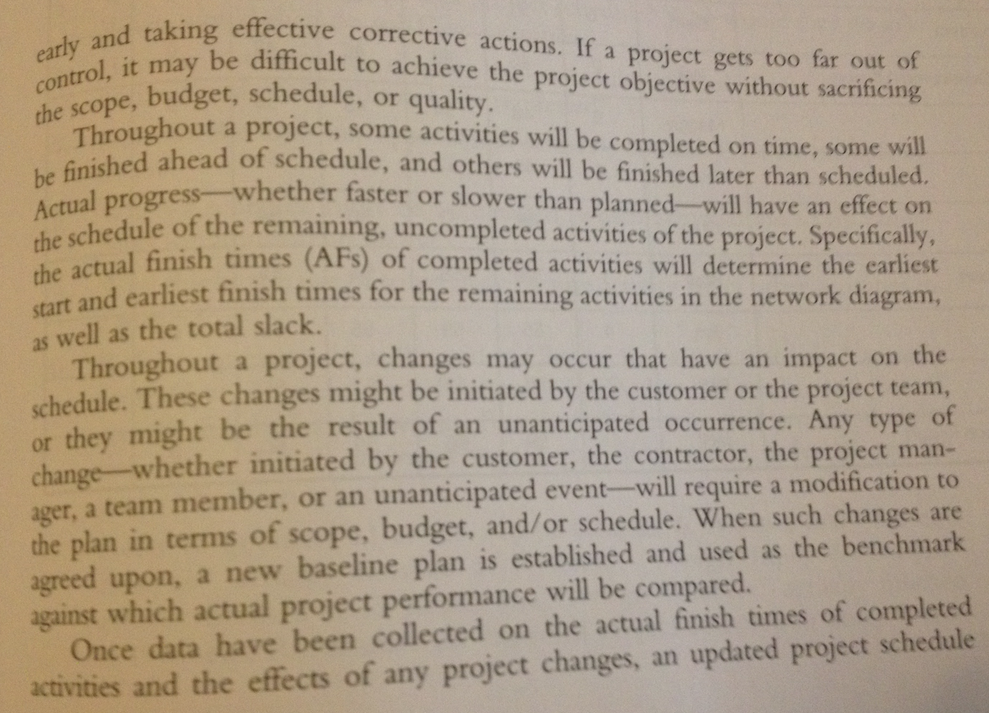
#> input picture img.png, 989 x 713 px, shrunk from 1498 x 1080 before the run
$ python OCR.py
#> lines starting #> are read from the running program, lines starting #| are printed output that depends on the picture; after the words box and inside, x2 and y2 are one past the last pixel; in counts of white or black regions, pixels touching at a corner belong together
import cv2
import pytesseract
import numpy as np
from PIL import Image

def ocr_core(img):
    text = pytesseract.image_to_string(img)
    return text

img=cv2.imread('img.png')
#> img is the input picture: shape (713, 989, 3); mean B, G, R 134.6, 155.1, 170.7

def get_grayscale(image):
    return cv2.cvtColor(image, cv2.COLOR_BGR2GRAY)
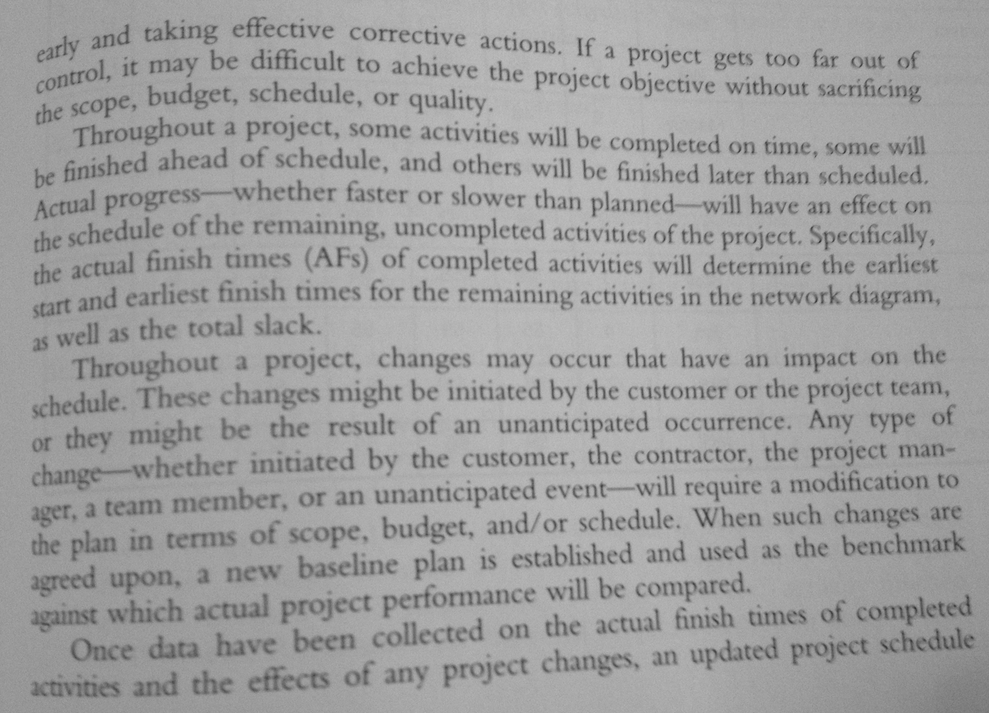
#> returned value: shape (713, 989); min 39, max 192, mean 157.4

def remove_noise(image):
    return cv2.medianBlur(image,5)

def thresholding(image):
    return cv2.threshold(image,0,255,cv2.THRESH_BINARY + cv2.THRESH_OTSU)[1]
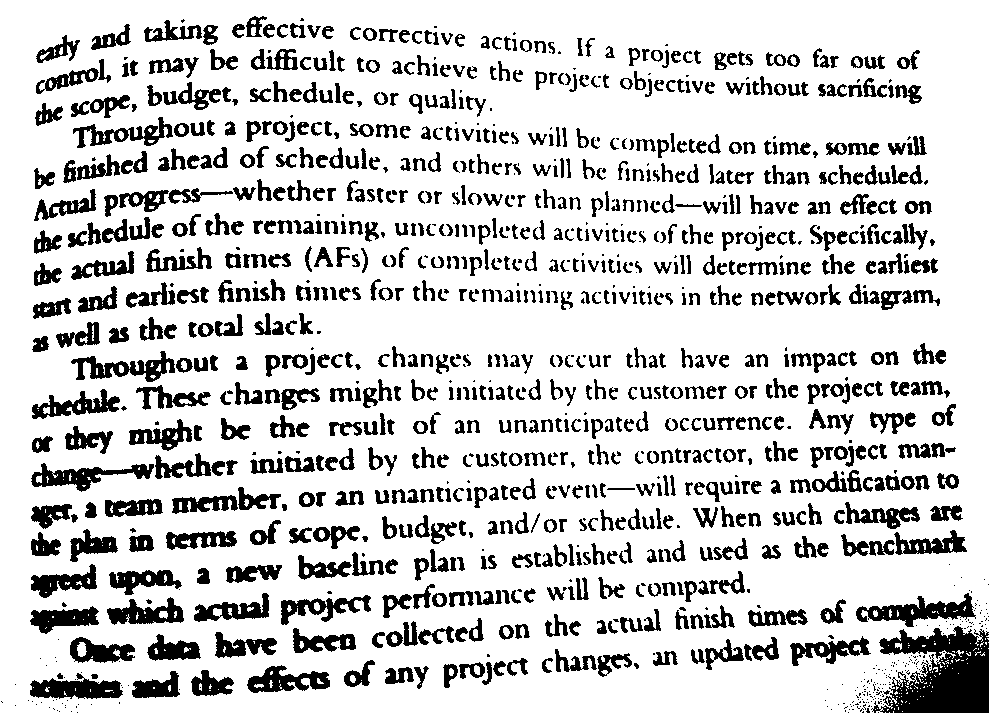
#> returned value: shape (713, 989); 81.2% white; 1248 black regions (364 under 20 px), largest, box (x1, y1, x2, y2) and area: (871, 626, 989, 713) 6559, (856, 593, 976, 627) 1680, (30, 673, 123, 699) 1475

img = get_grayscale(img)
img = thresholding(img)
img = remove_noise(img)
#> in remove_noise, `return cv2.medianBlur(image,5)`:
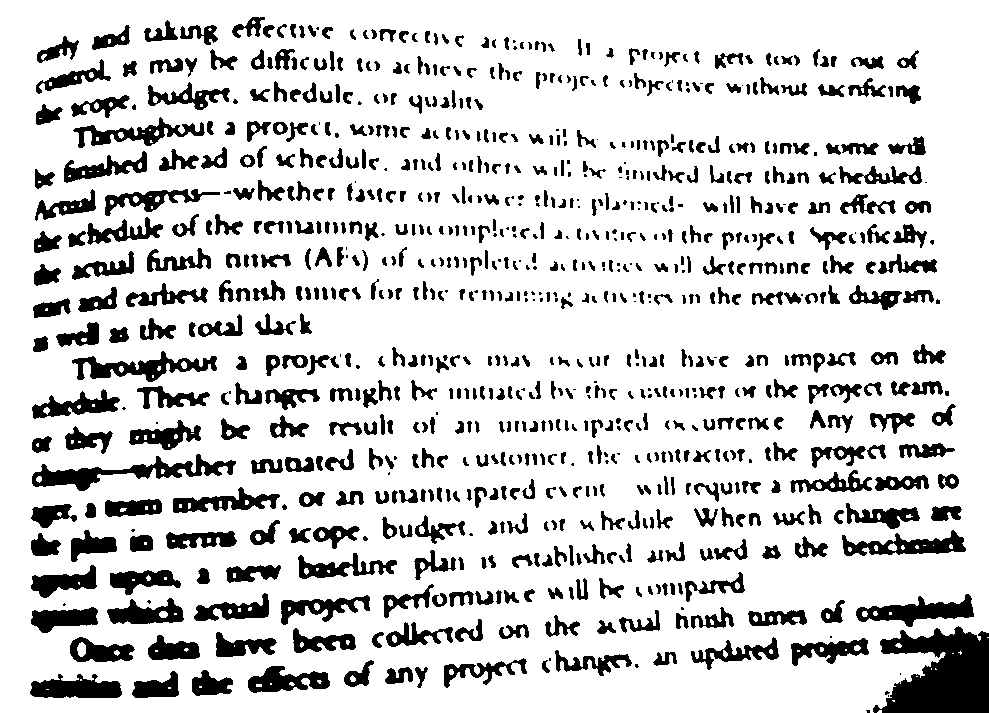
#> returned value: shape (713, 989); 82.3% white; 882 black regions (125 under 20 px), largest, box (x1, y1, x2, y2) and area: (873, 626, 989, 713) 6878, (32, 454, 236, 491) 2369, (856, 594, 974, 627) 1771

print(ocr_core(img))
#> (the call stopped at in ocr_core, `text = pytesseract.image_to_string(img)`: pytesseract is not available in this run)
